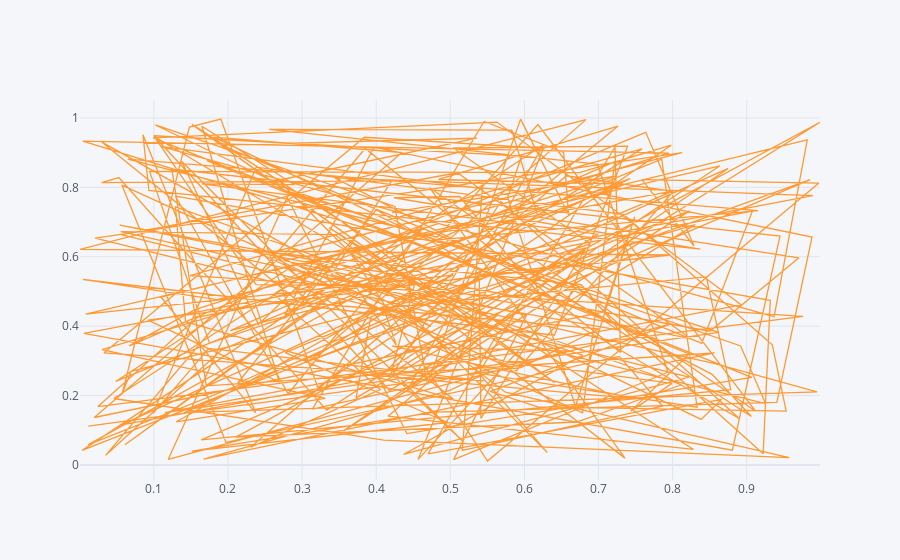

The cell this chart's notebook holds for it:
### Code cell
df.iplot(x='a' ,y='b')

### Figure 1 — Plotly figure (JSON) as saved in the notebook; plotly's stock layout.template omitted (floating-point values rounded to 4 significant figures; data arrays with more than 128 entries replaced by an {"elided": "..."} marker saying what was removed)
{"data": [{"line": {"color": "rgba(255, 153, 51, 1.0)", "dash": "solid", "shape": "linear", "width": 1.3}, "mode": "lines", "name": "b", "text": "", "type": "scatter", "x": {"elided": "300 float values"}, "y": {"elided": "300 float values"}}], "layout": {"legend": {"bgcolor": "#F5F6F9", "font": {"color": "#4D5663"}}, "paper_bgcolor": "#F5F6F9", "plot_bgcolor": "#F5F6F9", "title": {"font": {"color": "#4D5663"}}, "xaxis": {"gridcolor": "#E1E5ED", "showgrid": true, "tickfont": {"color": "#4D5663"}, "title": {"font": {"color": "#4D5663"}, "text": ""}, "zerolinecolor": "#E1E5ED"}, "yaxis": {"gridcolor": "#E1E5ED", "showgrid": true, "tickfont": {"color": "#4D5663"}, "title": {"font": {"color": "#4D5663"}, "text": ""}, "zerolinecolor": "#E1E5ED"}}}
